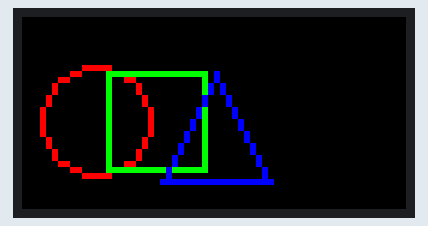
This sketch was run on a simulated Arduino Uno, built with avr-gcc and run on an emulated ATmega328P. Shown: 64×32 colour display. What the sketch prints to the serial monitor is not drawn.

Above: at 0.25 s.
At 0.89 s:
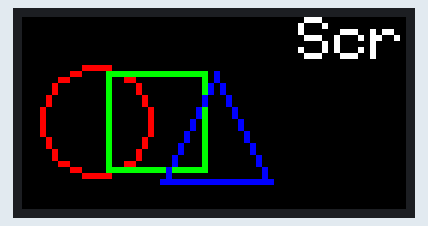
At 5.22 s:
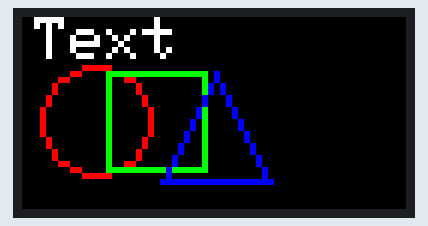
At 5.82 s:
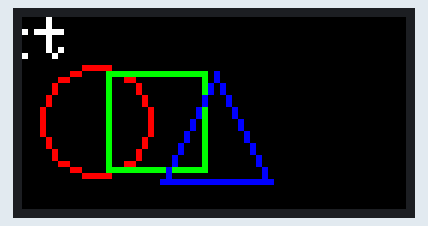
At 6.47 s:
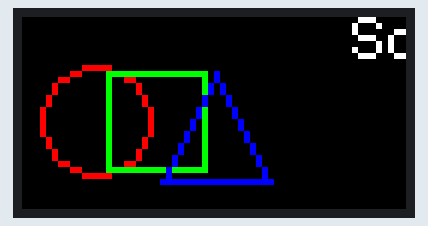

Measured:
- by itself, everything shown: repeats every 5.9 s, in 73 steps

The sketch:

CoolDisplay.ino
```cpp
#include <Adafruit_Protomatter.h>  // Interface for RGB Matrix

// Pins for RGB Matrix connection
uint8_t rgbPins[] = { 7, 8, 9, 10, 11, 12 };
uint8_t addrPins[] = { 17, 18, 19, 20 };
uint8_t clockPin = 14;
uint8_t latchPin = 15;
uint8_t oePin = 16;

// Initialize Protomatter
Adafruit_Protomatter matrix(64, 4, 1, rgbPins, 4, addrPins, clockPin, latchPin, oePin, true);

// cursor x position for scrolling text
int scrollTextPos = matrix.width();
char* scrollText = "Scrolling Text";
int scrollTextLen = 14;

// FPS redraw throttling
const int MAX_FPS = 45;
uint32_t prevTime = 0;

void setup() {
  Serial.begin(115200);

  // Matrix init
  ProtomatterStatus status = matrix.begin();
  Serial.print("Protomatter begin() status: ");
  Serial.println((int)status);
  while (status != PROTOMATTER_OK) {}  // wait for begin to finish

  // Make colored bars
  // for (int i = 0; i < matrix.width(); i++) {
  //   uint8_t level = i * 256 / matrix.width();
  //   matrix.drawPixel(i, matrix.height() - 4, matrix.color565(level, 0, 0));
  //   matrix.drawPixel(i, matrix.height() - 3, matrix.color565(0, level, 0));
  //   matrix.drawPixel(i, matrix.height() - 2, matrix.color565(0, 0, level));
  //   matrix.drawPixel(i, matrix.height() - 1, matrix.color565(level, level, level));
  // }

  // Simple Shapes and Text, this is a couple of GFX library calls
  matrix.drawCircle(12, 17, 9, matrix.color565(255, 0, 0));
  matrix.drawRect(14, 9, 17, 17, matrix.color565(0, 255, 0));
  matrix.drawTriangle(32, 9, 41, 27, 23, 27, matrix.color565(0, 0, 255));
  matrix.show();
  matrix.setTextWrap(false);
  matrix.setTextColor(matrix.color565(255, 255, 255), 0);
}

void loop() {
  // limit to MAX_FPS
  uint32_t t;
  while (((t = micros()) - prevTime) < (1000000L / MAX_FPS))
    ;
  prevTime = t;
  // update scroll text
  matrix.setCursor(scrollTextPos, 0);
  matrix.print(scrollText);
  scrollTextPos--;
  if (scrollTextPos < 0 - (scrollTextLen * 6))
    scrollTextPos = matrix.width();
  matrix.show();
}
```
